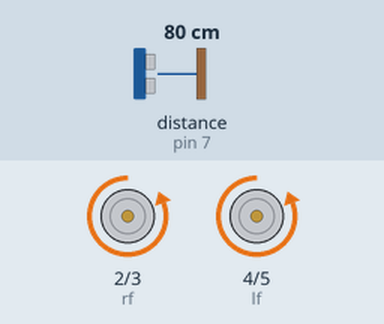
This sketch was run on a simulated Arduino Uno, built with avr-gcc and run on an emulated ATmega328P. Parts: motor-driver pin pairs drawn as motors (green arrow = first pin HIGH = forward, orange = second pin HIGH = backward, longer = more drive). Wiring (inferred from the names in the program): ultrasonic range finder: trigger pin 6; echo pin 7. Inputs (shaded band) come from the test bench; at power-on: distance to the obstacle (sensor on pin 7) 80 cm. The echo pulse lasts 58.3 µs per cm.

Above: at 1.2 s.
1.3 s: distance to the obstacle (sensor on pin 7) set to 17 cm
2.8 s: distance to the obstacle (sensor on pin 7) set to 13 cm
At 3.2 s:
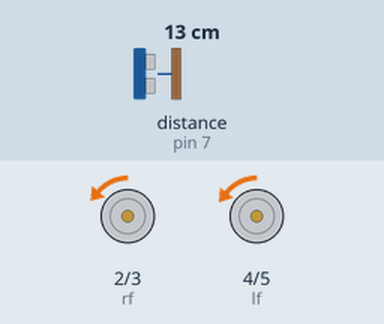
4.3 s: distance to the obstacle (sensor on pin 7) set to 18 cm
At 5.1 s:
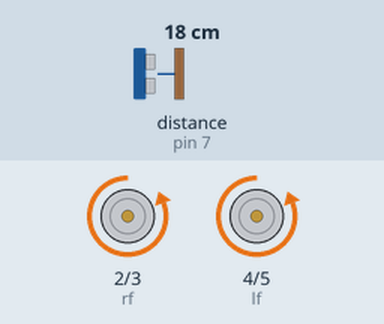
Timing chart, 0 to 7.3 s (numbered marks = the images above; inputs shaded):
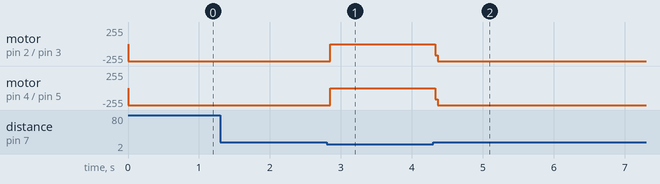

The sketch:

Car_Prototype_Home_version.ino
```cpp
int lf = 4;
int lb = 5;
int rf = 2;
int rb = 3;
int trig = 6;
int echo = 7;

float distance;
float t;


void setup() {
  pinMode(lf, OUTPUT);
  pinMode(lb, OUTPUT);
  pinMode(rf, OUTPUT);
  pinMode(rb, OUTPUT);
  pinMode(trig, OUTPUT);
  pinMode(echo, INPUT);

}

void loop() {

   digitalWrite(trig, HIGH);
  delay(1);
  digitalWrite(trig, LOW);
  t = pulseIn(echo, HIGH);
  distance = (t / 2) / 28.9 ;


  digitalWrite(lb, HIGH);
  digitalWrite(rf, LOW);
  digitalWrite(lf, LOW);
  digitalWrite(rb, HIGH);


  if (distance < 15)
    {


      digitalWrite(lf, LOW);
      digitalWrite(rb, LOW);
      digitalWrite(lb, LOW);
      digitalWrite(rf, LOW);


}

else if (distance > 15)

{
digitalWrite(lf, LOW);
  digitalWrite(rf, LOW);

      digitalWrite(lb, HIGH);
      digitalWrite(rb, HIGH);


}


  }
```

Measured:
- the behaviour switches between 16 and 15 cm on distance to the obstacle (sensor on pin 7) (found by bisection; images 0 and 1)
- after the input at 1.3 s, every drawn part: stays the same
- after the input at 2.8 s, motor on pin 2 (rf) / pin 3 (rb): backward 255/255 → backward 1/255 after 0.05 s; motor on pin 4 (lf) / pin 5 (lb): backward 255/255 → backward 3/255 after 0.05 s
- after the input at 4.3 s, motor on pin 2 (rf) / pin 3 (rb): backward 1/255 → backward 255/255 at once; motor on pin 4 (lf) / pin 5 (lb): backward 3/255 → backward 255/255 at once
